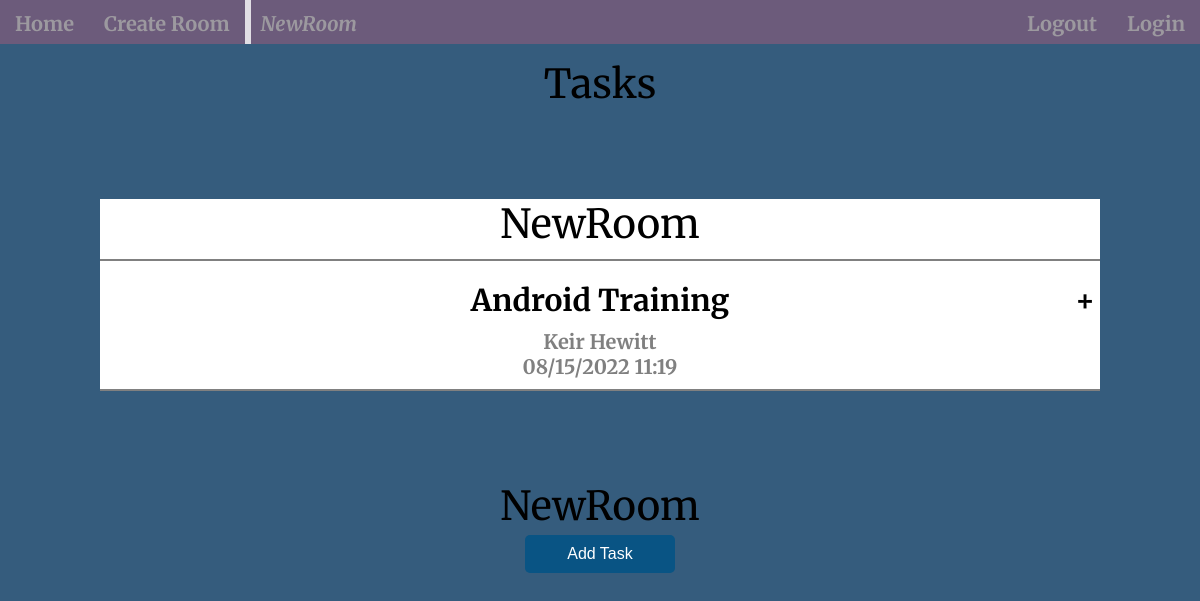
Screenshot of /room/NewRoom (signed in) with the database file from the repository.
### app.py (models this page shows, shortened)
class Room(db.Model):
    __tablename__ = 'room'
    key = db.Column(db.String(80), primary_key=True)
    name = db.Column(db.String(50), nullable=False)
    password = db.Column(db.String(60), nullable=False)
    task = relationship("Task")

class Task(db.Model):
    __tablename__ = 'task'
    id = db.Column(db.Integer, primary_key=True)
    key = db.Column(db.String(80), ForeignKey('room.key'))
    project = db.Column(db.String(100))
    job = db.Column(db.String(200))
    assignee = db.Column(db.String(40))
    progress = db.Column(db.String(200))
    description = db.Column(db.UnicodeText(), nullable=False)
    date = db.Column(db.String(30), default=now.strftime("%m/%d/%Y %H:%M"))

### app.py (the view)
@app.route('/room/<string:room_name>', methods=['POST','GET'])
@login_required
def room(room_name):
    if request.method == 'POST':
        return redirect(url_for('create_task', room_name=room_name))    # Task creation sends POST request, navigate to the page
    room = Room.query.filter_by(name=room_name).first()
    tasks = Task.query.filter_by(key=room.key).order_by(Task.date).all()
    return render_template('room.html', tasks=tasks, roomname=room_name)    # Display current room tasks and name

### app.py (called while the page is built)
@login_manager.user_loader
def load_user(user_id):
    return User.query.get(int(user_id))

### templates/room.html (shortened to what this page needs)
{% extends 'base.html' %}
{% block head %}
<link rel="stylesheet" href="{{ url_for('static', filename='css/style.css') }}">
{% endblock %}
{% block pagetitle %} <i>{{roomname}}</i> {% endblock %}
{% block body %}
<div class="content">
  <h1 style="text-align: center;">Tasks</h1>
  {% if tasks|length < 1%}
    <h4 style="text-align: center;">There are no tasks. Create one below!</h4>
  {% else %}
  <div class="accordion">
    <h1>{{ roomname }}</h1>
    <hr>
    {% for task in tasks %}
    <div class="container">
      <div class="label">{{task.project}}</div>
    <div class="assignee">{{task.assignee}}</div>
    <div class="date">{{task.date}}</div>
    </div>
    <hr>
    {% endfor %}
  </div>
  {% endif %}
  <h1>{{ roomname }}</h1>
  <form action="" method="POST">
    <button type="submit" class="btn btn-default">Add Task</button>
  </form>
</div>
{% endblock %}

### static/css/style.css (style rules this page uses)
:root { --main-background-color: #355c7d; --main-background-text-color: #61c0bf; --main-accents-color: #ffb6b9; --main-secondary-color: #fae3d9; --main-background-image: linear-gradient(to top right, #61c0bf 0%, #ffb6b9 100%); }
body, html { margin: 0; font-weight: bold; font-size: 20px; background-color: var(--main-background-color); font-family: 'Merriweather', serif; }
.content { margin: 0 auto; width: 1000px; text-align: center; }
h1, h4 { margin: 15px 0 4px; font-weight: 400; }
button { width: 150px; padding: 10px; border: none; -webkit-border-radius: 5px; -moz-border-radius: 5px; border-radius: 5px; background-color: #095484; font-size: 16px; color: #fff; cursor: pointer; }
h1 { text-align: center; }
.accordion { width: 1000px; margin: 90px auto; color: black; background-color: white; }
.accordion .container { position: relative; margin: 10px 10px; }
.accordion .label { position: relative; padding: 10px 0; font-size: 30px; color: black; cursor: pointer; }
.accordion .label::before { content: '+'; color: black; position: absolute; top: 50%; right: -5px; font-size: 30px; transform: translateY(-50%); }
.accordion hr { width: 100; margin-left: 0; border: 1px solid grey; }
.assignee { color: grey; }
.date { color: grey; }

### rows the page displays
Room: name "NewRoom"
Task: project "Android Training", assignee "Keir Hewitt", date "08/15/2022 11:19"
